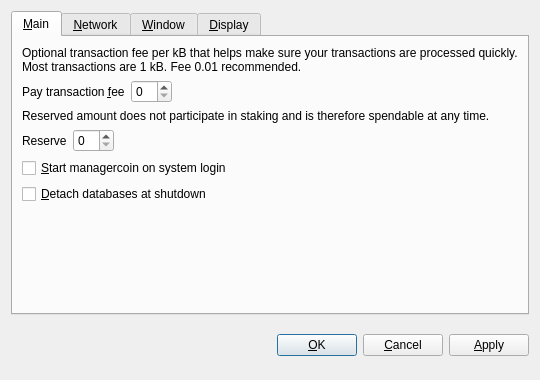
<?xml version="1.0" encoding="UTF-8"?>
<ui version="4.0">
 <class>OptionsDialog</class>
 <widget class="QDialog" name="OptionsDialog">
  <property name="geometry">
   <rect>
    <x>0</x>
    <y>0</y>
    <width>540</width>
    <height>380</height>
   </rect>
  </property>
  <property name="windowTitle">
   <string>Options</string>
  </property>
  <property name="modal">
   <bool>true</bool>
  </property>
  <layout class="QVBoxLayout" name="verticalLayout">
   <item>
    <widget class="QTabWidget" name="tabWidget">
     <property name="tabPosition">
      <enum>QTabWidget::North</enum>
     </property>
     <property name="currentIndex">
      <number>0</number>
     </property>
     <widget class="QWidget" name="tabMain">
      <attribute name="title">
       <string>&amp;Main</string>
      </attribute>
      <layout class="QVBoxLayout" name="verticalLayout_Main">
       <item>
        <widget class="QLabel" name="transactionFeeInfoLabel">
         <property name="text">
          <string>Optional transaction fee per kB that helps make sure your transactions are processed quickly. Most transactions are 1 kB. Fee 0.01 recommended.</string>
         </property>
         <property name="textFormat">
          <enum>Qt::PlainText</enum>
         </property>
         <property name="wordWrap">
          <bool>true</bool>
         </property>
        </widget>
       </item>
       <item>
        <layout class="QHBoxLayout" name="horizontalLayoutFee">
         <item>
          <widget class="QLabel" name="transactionFeeLabel">
           <property name="text">
            <string>Pay transaction &amp;fee</string>
           </property>
           <property name="textFormat">
            <enum>Qt::PlainText</enum>
           </property>
           <property name="buddy">
            <cstring>transactionFee</cstring>
           </property>
          </widget>
         </item>
         <item>
          <widget class="BitcoinAmountField" name="transactionFee"/>
         </item>
         <item>
          <spacer name="horizontalSpacerFee">
           <property name="orientation">
            <enum>Qt::Horizontal</enum>
           </property>
           <property name="sizeHint" stdset="0">
            <size>
             <width>40</width>
             <height>20</height>
            </size>
           </property>
          </spacer>
         </item>
        </layout>
       </item>
       <item>
        <widget class="QLabel" name="reserveBalanceInfoLabel">
         <property name="text">
          <string>Reserved amount does not participate in staking and is therefore spendable at any time.</string>
         </property>
         <property name="textFormat">
          <enum>Qt::PlainText</enum>
         </property>
         <property name="wordWrap">
          <bool>true</bool>
         </property>
        </widget>
       </item>
       <item>
        <layout class="QHBoxLayout" name="horizontalLayoutReserveBalance">
         <item>
          <widget class="QLabel" name="reserveBalanceLabel">
           <property name="text">
            <string>Reserve</string>
           </property>
           <property name="textFormat">
            <enum>Qt::PlainText</enum>
           </property>
           <property name="buddy">
            <cstring>reserveBalance</cstring>
           </property>
          </widget>
         </item>
         <item>
          <widget class="BitcoinAmountField" name="reserveBalance"/>
         </item>
         <item>
          <spacer name="horizontalSpacerReserveBalance">
           <property name="orientation">
            <enum>Qt::Horizontal</enum>
           </property>
           <property name="sizeHint" stdset="0">
            <size>
             <width>40</width>
             <height>20</height>
            </size>
           </property>
          </spacer>
         </item>
        </layout>
       </item>
       <item>
        <widget class="QCheckBox" name="bitcoinAtStartup">
         <property name="toolTip">
          <string>Automatically start managercoin after logging in to the system.</string>
         </property>
         <property name="text">
          <string>&amp;Start managercoin on system login</string>
         </property>
        </widget>
       </item>
       <item>
        <widget class="QCheckBox" name="detachDatabases">
         <property name="toolTip">
          <string>Detach block and address databases at shutdown. This means they can be moved to another data directory, but it slows down shutdown. The wallet is always detached.</string>
         </property>
         <property name="text">
          <string>&amp;Detach databases at shutdown</string>
         </property>
        </widget>
       </item>
       <item>
        <spacer name="verticalSpacer_Main">
         <property name="orientation">
          <enum>Qt::Vertical</enum>
         </property>
         <property name="sizeHint" stdset="0">
          <size>
           <width>20</width>
           <height>40</height>
          </size>
         </property>
        </spacer>
       </item>
      </layout>
     </widget>
     <widget class="QWidget" name="tabNetwork">
      <attribute name="title">
       <string>&amp;Network</string>
      </attribute>
      <layout class="QVBoxLayout" name="verticalLayout_Network">
       <item>
        <widget class="QCheckBox" name="mapPortUpnp">
         <property name="toolTip">
          <string>Automatically open the managercoin client port on the router. This only works when your router supports UPnP and it is enabled.</string>
         </property>
         <property name="text">
          <string>Map port using &amp;UPnP</string>
         </property>
        </widget>
       </item>
       <item>
        <widget class="QCheckBox" name="connectSocks">
         <property name="toolTip">
          <string>Connect to the managercoin network through a SOCKS proxy (e.g. when connecting through Tor).</string>
         </property>
         <property name="text">
          <string>&amp;Connect through SOCKS proxy:</string>
         </property>
        </widget>
       </item>
       <item>
        <layout class="QHBoxLayout" name="horizontalLayout_Network">
         <item>
          <widget class="QLabel" name="proxyIpLabel">
           <property name="text">
            <string>Proxy &amp;IP:</string>
           </property>
           <property name="textFormat">
            <enum>Qt::PlainText</enum>
           </property>
           <property name="buddy">
            <cstring>proxyIp</cstring>
           </property>
          </widget>
         </item>
         <item>
          <widget class="QValidatedLineEdit" name="proxyIp">
           <property name="maximumSize">
            <size>
             <width>140</width>
             <height>16777215</height>
            </size>
           </property>
           <property name="toolTip">
            <string>IP address of the proxy (e.g. 127.0.0.1)</string>
           </property>
          </widget>
         </item>
         <item>
          <widget class="QLabel" name="proxyPortLabel">
           <property name="text">
            <string>&amp;Port:</string>
           </property>
           <property name="textFormat">
            <enum>Qt::PlainText</enum>
           </property>
           <property name="buddy">
            <cstring>proxyPort</cstring>
           </property>
          </widget>
         </item>
         <item>
          <widget class="QLineEdit" name="proxyPort">
           <property name="maximumSize">
            <size>
             <width>55</width>
             <height>16777215</height>
            </size>
           </property>
           <property name="toolTip">
            <string>Port of the proxy (e.g. 9050)</string>
           </property>
          </widget>
         </item>
         <item>
          <widget class="QLabel" name="socksVersionLabel">
           <property name="text">
            <string>SOCKS &amp;Version:</string>
           </property>
           <property name="textFormat">
            <enum>Qt::PlainText</enum>
           </property>
           <property name="buddy">
            <cstring>socksVersion</cstring>
           </property>
          </widget>
         </item>
         <item>
          <widget class="QValueComboBox" name="socksVersion">
           <property name="toolTip">
            <string>SOCKS version of the proxy (e.g. 5)</string>
           </property>
          </widget>
         </item>
         <item>
          <spacer name="horizontalSpacer_Network">
           <property name="orientation">
            <enum>Qt::Horizontal</enum>
           </property>
           <property name="sizeHint" stdset="0">
            <size>
             <width>40</width>
             <height>20</height>
            </size>
           </property>
          </spacer>
         </item>
        </layout>
       </item>
       <item>
        <spacer name="verticalSpacer_Network">
         <property name="orientation">
          <enum>Qt::Vertical</enum>
         </property>
         <property name="sizeHint" stdset="0">
          <size>
           <width>20</width>
           <height>40</height>
          </size>
         </property>
        </spacer>
       </item>
      </layout>
     </widget>
     <widget class="QWidget" name="tabWindow">
      <attribute name="title">
       <string>&amp;Window</string>
      </attribute>
      <layout class="QVBoxLayout" name="verticalLayout_Window">
       <item>
        <widget class="QCheckBox" name="minimizeToTray">
         <property name="toolTip">
          <string>Show only a tray icon after minimizing the window.</string>
         </property>
         <property name="text">
          <string>&amp;Minimize to the tray instead of the taskbar</string>
         </property>
        </widget>
       </item>
       <item>
        <widget class="QCheckBox" name="minimizeOnClose">
         <property name="toolTip">
          <string>Minimize instead of exit the application when the window is closed. When this option is enabled, the application will be closed only after selecting Quit in the menu.</string>
         </property>
         <property name="text">
          <string>M&amp;inimize on close</string>
         </property>
        </widget>
       </item>
       <item>
        <spacer name="verticalSpacer_Window">
         <property name="orientation">
          <enum>Qt::Vertical</enum>
         </property>
         <property name="sizeHint" stdset="0">
          <size>
           <width>20</width>
           <height>40</height>
          </size>
         </property>
        </spacer>
       </item>
      </layout>
     </widget>
     <widget class="QWidget" name="tabDisplay">
      <attribute name="title">
       <string>&amp;Display</string>
      </attribute>
      <layout class="QVBoxLayout" name="verticalLayout_Display">
       <item>
        <layout class="QHBoxLayout" name="horizontalLayout_1_Display">
         <item>
          <widget class="QLabel" name="langLabel">
           <property name="text">
            <string>User Interface &amp;language:</string>
           </property>
           <property name="textFormat">
            <enum>Qt::PlainText</enum>
           </property>
           <property name="buddy">
            <cstring>lang</cstring>
           </property>
          </widget>
         </item>
         <item>
          <widget class="QValueComboBox" name="lang">
           <property name="toolTip">
            <string>The user interface language can be set here. This setting will take effect after restarting managercoin.</string>
           </property>
          </widget>
         </item>
        </layout>
       </item>
       <item>
        <layout class="QHBoxLayout" name="horizontalLayout_2_Display">
         <item>
          <widget class="QLabel" name="unitLabel">
           <property name="text">
            <string>&amp;Unit to show amounts in:</string>
           </property>
           <property name="textFormat">
            <enum>Qt::PlainText</enum>
           </property>
           <property name="buddy">
            <cstring>unit</cstring>
           </property>
          </widget>
         </item>
         <item>
          <widget class="QValueComboBox" name="unit">
           <property name="toolTip">
            <string>Choose the default subdivision unit to show in the interface and when sending coins.</string>
           </property>
          </widget>
         </item>
        </layout>
       </item>
       <item>
        <widget class="QCheckBox" name="usemanagercoinTheme">
         <property name="text">
          <string>Use managercoin visual theme (requires restart)</string>
         </property>
        </widget>
       </item>	   
       <item>
        <widget class="QCheckBox" name="displayAddresses">
         <property name="toolTip">
          <string>Whether to show managercoin addresses in the transaction list or not.</string>
         </property>
         <property name="text">
          <string>&amp;Display addresses in transaction list</string>
         </property>
        </widget>
       </item>
       <item>
        <widget class="QCheckBox" name="coinControlFeatures">
         <property name="toolTip">
          <string>Whether to show coin control features or not.</string>
         </property>
         <property name="text">
          <string>Display coin &amp;control features (experts only!)</string>
         </property>
        </widget>
       </item>
       <item>
        <spacer name="verticalSpacer_Display">
         <property name="orientation">
          <enum>Qt::Vertical</enum>
         </property>
         <property name="sizeHint" stdset="0">
          <size>
           <width>20</width>
           <height>40</height>
          </size>
         </property>
        </spacer>
       </item>
      </layout>
     </widget>
    </widget>
   </item>
   <item>
    <layout class="QHBoxLayout" name="horizontalLayout_Buttons">
     <item>
      <spacer name="horizontalSpacer_1">
       <property name="orientation">
        <enum>Qt::Horizontal</enum>
       </property>
       <property name="sizeHint" stdset="0">
        <size>
         <width>40</width>
         <height>48</height>
        </size>
       </property>
      </spacer>
     </item>
     <item>
      <widget class="QLabel" name="statusLabel">
       <property name="font">
        <font>
         <weight>75</weight>
         <bold>true</bold>
        </font>
       </property>
       <property name="text">
        <string/>
       </property>
       <property name="textFormat">
        <enum>Qt::PlainText</enum>
       </property>
       <property name="wordWrap">
        <bool>true</bool>
       </property>
      </widget>
     </item>
     <item>
      <spacer name="horizontalSpacer_2">
       <property name="orientation">
        <enum>Qt::Horizontal</enum>
       </property>
       <property name="sizeHint" stdset="0">
        <size>
         <width>40</width>
         <height>48</height>
        </size>
       </property>
      </spacer>
     </item>
     <item>
      <widget class="QPushButton" name="okButton">
       <property name="text">
        <string>&amp;OK</string>
       </property>
      </widget>
     </item>
     <item>
      <widget class="QPushButton" name="cancelButton">
       <property name="text">
        <string>&amp;Cancel</string>
       </property>
       <property name="autoDefault">
        <bool>false</bool>
       </property>
      </widget>
     </item>
     <item>
      <widget class="QPushButton" name="applyButton">
       <property name="text">
        <string>&amp;Apply</string>
       </property>
       <property name="autoDefault">
        <bool>false</bool>
       </property>
      </widget>
     </item>
    </layout>
   </item>
  </layout>
 </widget>
 <customwidgets>
  <customwidget>
   <class>BitcoinAmountField</class>
   <extends>QSpinBox</extends>
   <header>bitcoinamountfield.h</header>
  </customwidget>
  <customwidget>
   <class>QValueComboBox</class>
   <extends>QComboBox</extends>
   <header>qvaluecombobox.h</header>
  </customwidget>
  <customwidget>
   <class>QValidatedLineEdit</class>
   <extends>QLineEdit</extends>
   <header>qvalidatedlineedit.h</header>
  </customwidget>
 </customwidgets>
 <resources/>
 <connections/>
</ui>
